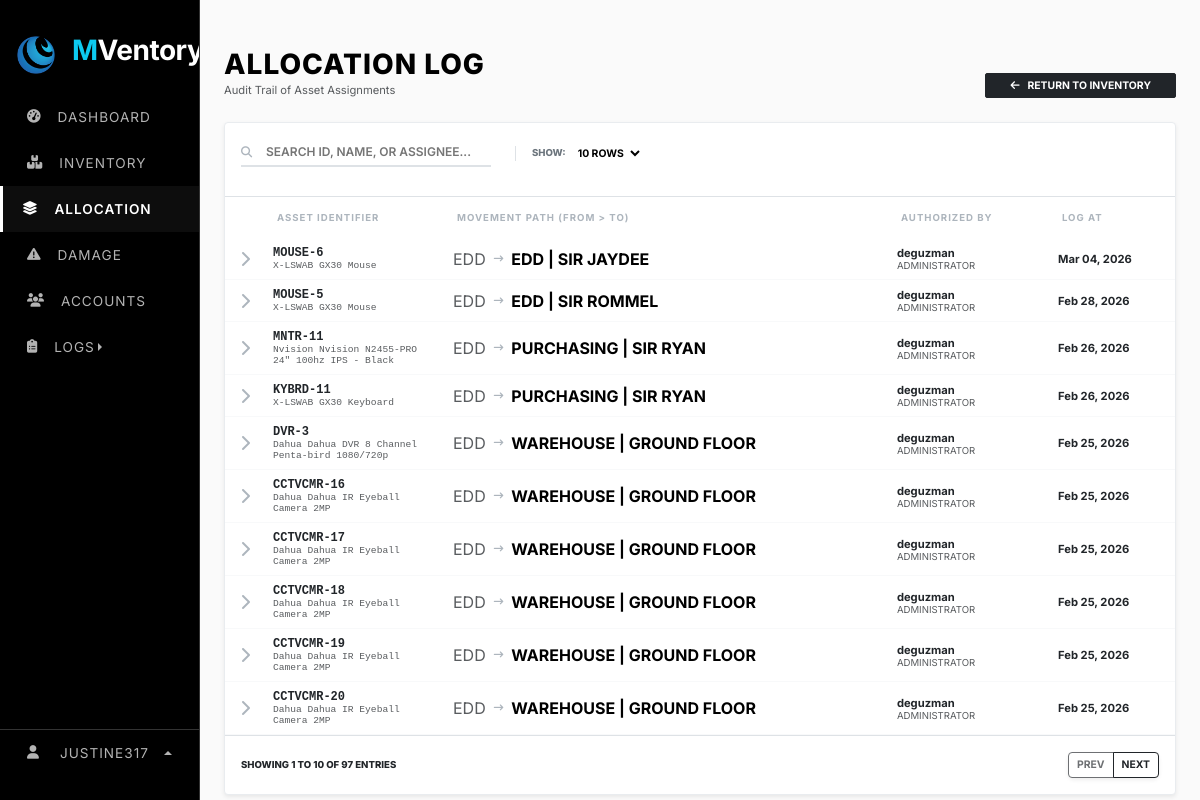
Page /web_content/allocation.php (signed in) on the committed database.
### tables this page shows
CREATE TABLE `system_settings` (
  `setting_key` varchar(100) NOT NULL,
  `setting_value` varchar(255) NOT NULL,
  `setting_type` enum('string','number','boolean','select') NOT NULL,
  `category` enum('general','inventory','notifications','security') NOT NULL,
  `description` varchar(255) DEFAULT NULL,
  PRIMARY KEY (`setting_key`)
);

CREATE TABLE `allocation_log` (
  `id` int(11) NOT NULL AUTO_INCREMENT,
  `asset_id` int(11) NOT NULL,
  `previous_assignee` varchar(255) DEFAULT NULL,
  `new_assignee` varchar(255) DEFAULT NULL,
  `allocated_by` varchar(255) DEFAULT NULL,
  `allocation_date` date DEFAULT NULL,
  `created_at` timestamp NOT NULL DEFAULT current_timestamp(),
  PRIMARY KEY (`id`),
  KEY `asset_id` (`asset_id`),
  CONSTRAINT `allocation_log_ibfk_1` FOREIGN KEY (`asset_id`) REFERENCES `assets` (`id`) ON DELETE CASCADE
);

CREATE TABLE `assets` (
  `id` int(11) NOT NULL AUTO_INCREMENT,
  `asset_id` varchar(50) DEFAULT NULL,
  `category_id` int(11) DEFAULT NULL,
  `item_name` varchar(255) NOT NULL,
  `brand` varchar(100) DEFAULT NULL,
  `model` varchar(100) DEFAULT NULL,
  `serial_number` varchar(100) DEFAULT NULL,
  `specs` text DEFAULT NULL,
  `quantity` int(11) DEFAULT 1,
  `assigned_to` varchar(255) DEFAULT NULL,
  `status` varchar(50) DEFAULT 'In Stock',
  `condition_status` varchar(50) DEFAULT NULL,
  `purchase_date` date DEFAULT NULL,
  `arrival_date` date DEFAULT NULL,
  `cost` decimal(10,2) DEFAULT NULL,
  `warranty_cost` decimal(10,2) DEFAULT NULL,
  `remarks` text DEFAULT NULL,
  `created_at` timestamp NOT NULL DEFAULT current_timestamp(),
  PRIMARY KEY (`id`),
  UNIQUE KEY `asset_id` (`asset_id`),
  KEY `fk_category` (`category_id`),
  CONSTRAINT `fk_category` FOREIGN KEY (`category_id`) REFERENCES `categories` (`category_id`) ON DELETE SET NULL
);

### fetch/fetch_allocation.php (called while the page is built, shortened)
<?php
    $search = isset($_GET['search']) ? mysqli_real_escape_string($conn, $_GET['search']) : '';
    $limit = isset($_GET['limit']) ? (int)$_GET['limit'] : 10;
    $page = isset($_GET['page']) ? (int)$_GET['page'] : 1;
    $start = ($page - 1) * $limit;
    $total_query = "SELECT COUNT(*) as total
                    FROM allocation_log al
                    LEFT JOIN assets a ON al.asset_id = a.id
                    WHERE a.asset_id LIKE '%$search%'
                       OR a.item_name LIKE '%$search%'
                       OR a.serial_number LIKE '%$search%'
                       OR al.new_assignee LIKE '%$search%'
                       OR al.previous_assignee LIKE '%$search%'";
    $total_res = mysqli_query($conn, $total_query);
    $total_rows = mysqli_fetch_assoc($total_res)['total'];
    $total_pages = ceil($total_rows / $limit);
?>

### web_content/allocation.php (the view, shortened to what this page needs)
<?php
    require_once "../render/connection.php";
    include "../src/cdn/cdn_links.php";
    include "../fetch/fetch_allocation.php";
?>
<!DOCTYPE html>
<html lang="en">
    <head>
        <link rel="stylesheet" href="../src/style/main_style.css">
    </head>
    <body>
        <div class="row g-0">
            <div class="col-lg-2">
                <?php include "../nav/sidebar_nav.php"; ?>
            </div>
            <div class="col">
                <div class="container-fluid px-4 mt-5">
                    <div class="main-registry-container">
                        <div class="d-flex justify-content-between align-items-end mb-4">
                            <div>
                                <h3 class="section-title mb-0">Allocation Log</h3>
                                <p class="text-muted small mb-0">Audit Trail of Asset Assignments</p>
                            </div>
                            <a href="inventory.php" class="btn btn-dark btn-sm fw-bold px-4" style="font-size: 0.65rem; border-radius: 2px;">
                                <i class="fa-solid fa-arrow-left me-2"></i>RETURN TO INVENTORY
                            </a>
                        </div>
                        <div class="card edd-card shadow-sm">
                            <div class="card-header bg-white p-3 border-bottom">
                                <form method="GET" class="d-flex justify-content-between align-items-center">
                                    <div class="d-flex gap-4 align-items-center">
                                        <div class="position-relative">
                                            <i class="fa-solid fa-magnifying-glass position-absolute" style="left:0; top:8px; color:#adb5bd; font-size:0.7rem;"></i>
                                            <input type="text" name="search" class="edd-input-minimal" placeholder="SEARCH ID, NAME, OR ASSIGNEE..." value="<?= htmlspecialchars($search) ?>">
                                        </div>
                                        <div class="d-flex gap-2 align-items-center border-start ps-3">
                                            <span class="detail-label mb-0">Show:</span>
                                            <select name="limit" class="border-0 fw-bold text-uppercase" style="font-size: 0.65rem; cursor: pointer; background: transparent;" onchange="this.form.submit()">
                                                <option value="10" <?= $limit == 10 ? 'selected' : '' ?>>10 Rows</option>
                                            </select>
                                        </div>
                                    </div>
                                </form>
                            </div>
                            <div class="table-responsive">
                                <table class="table mb-0 align-middle">
                                    <thead>
                                        <tr>
                                            <th width="40"></th>
                                            <th width="180">Asset Identifier</th>
                                            <th>Movement Path (From > To)</th>
                                            <th>Authorized By</th>
                                            <th>Log At</th>
                                        </tr>
                                    </thead>
                                    <tbody>
                                        <?php
                                        $sql = "SELECT al.*, a.item_name, a.brand, a.model, a.asset_id as asset_tag
                                                FROM allocation_log al
                                                LEFT JOIN assets a ON al.asset_id = a.id
                                                WHERE a.asset_id LIKE '%$search%'
                                                   OR a.item_name LIKE '%$search%'
                                                   OR a.serial_number LIKE '%$search%'
                                                   OR al.new_assignee LIKE '%$search%'
                                                   OR al.previous_assignee LIKE '%$search%'
                                                ORDER BY al.allocation_date DESC
                                                LIMIT $start, $limit";
                                        $result = mysqli_query($conn, $sql);
                                        if(mysqli_num_rows($result) > 0):
                                            while($row = mysqli_fetch_assoc($result)):
                                                $drawer_id = "log_drawer_" . $row['id'];
                                        ?>
                                            <tr class="log-row" data-bs-toggle="collapse" data-bs-target="#<?= $drawer_id ?>">
                                                <td class="text-center">
                                                    <i class="fa-solid fa-chevron-right btn-expand"></i>
                                                </td>
                                                <td class="asset-id-cell">
                                                    <span class="d-block text-dark"><?= htmlspecialchars($row['asset_tag'] ?? 'N/A') ?></span>
                                                    <small class="text-muted fw-normal" style="font-size: 0.6rem;">
                                                        <?= htmlspecialchars($row['brand'] . ' ' . $row['item_name']) ?>
                                                    </small>
                                                </td>
                                                <td>
                                                    <div class="d-flex align-items-center gap-2">
                                                        <span class="text-muted"><?= htmlspecialchars($row['previous_assignee']) ?></span>
                                                        <i class="fa-solid fa-arrow-right-long" style="font-size: 0.6rem; color: #adb5bd;"></i>
                                                        <span class="fw-bold text-uppercase"><?= htmlspecialchars($row['new_assignee']) ?></span>
                                                    </div>
                                                </td>
                                                <td>
                                                    <div class="fw-bold text-dark" style="font-size: 0.7rem;"><?= htmlspecialchars($row['allocated_by']) ?></div>
                                                    <div class="text-muted" style="font-size: 0.6rem;">ADMINISTRATOR</div>
                                                </td>
                                                <td class="text-muted" style="font-size: 0.7rem;">
                                                    <span class="text-dark fw-bold"><?= date('M d, Y', strtotime($row['allocation_date'])) ?></span><br>
                                                </td>
                                            </tr>
                                        <?php endwhile; else: ?>
                                            <tr><td colspan="6" class="text-center py-5 text-muted fw-bold">NO RECORDS MATCHING "<?= htmlspecialchars($search) ?>"</td></tr>
                                        <?php endif; ?>
                                    </tbody>
                                </table>
                            </div>
                            <div class="card-footer bg-white py-3 border-top">
                                <div class="d-flex justify-content-between align-items-center">
                                    <span class="detail-label mb-0" style="color: #212529;">
                                        Showing <?= ($start + 1) ?> to <?= min($start + $limit, $total_rows) ?> of <?= $total_rows ?> entries
                                    </span>
                                    <div class="btn-group shadow-sm">
                                        <a href="?page=<?= max(1, $page-1) ?>&search=<?= $search ?>&limit=<?= $limit ?>"
                                        class="btn btn-outline-dark btn-sm fw-bold <?= ($page <= 1) ? 'disabled' : '' ?>" style="font-size: 0.65rem;">PREV</a>
                                        <a href="?page=<?= min($total_pages, $page+1) ?>&search=<?= $search ?>&limit=<?= $limit ?>"
                                        class="btn btn-outline-dark btn-sm fw-bold <?= ($page >= $total_pages) ? 'disabled' : '' ?>" style="font-size: 0.65rem;">NEXT</a>
                                    </div>
                                </div>
                            </div>
                        </div>
                    </div>
                </div>
            </div>
        </div>
    </body>
</html>

### nav/sidebar_nav.php (shortened to what this page needs)
<?php
$current_page = basename($_SERVER['PHP_SELF']);
$app_name = "SELECT setting_value FROM system_settings WHERE setting_key = 'app_name'";
$result = $conn->query($app_name);
if ($result && $result->num_rows > 0) {
    $row = $result->fetch_assoc();
    $app_name_value = $row['setting_value'];
} else {
    $app_name_value = "MVentory";
}
$words = explode(" ", $app_name_value);
if (count($words) > 1) {
    $first_part = '<span class="text-info">' . htmlspecialchars($words[0]) . '</span>';
    array_shift($words);
    $second_part = htmlspecialchars(implode("", $words));
    $display_name = $first_part . $second_part;
} else {
    $display_name = htmlspecialchars($app_name_value);
}
$app_logo = "SELECT setting_value FROM system_settings WHERE setting_key = 'app_logo'";
$result_logo = $conn->query($app_logo);
if ($result_logo && $result_logo->num_rows > 0) {
    $row_logo = $result_logo->fetch_assoc();
    $app_logo_value = $row_logo['setting_value'];
} else {
    $app_logo_value = "default_logo.png";
}
?>
<link rel="stylesheet" href="../src/style/navbar_style.css">
<div class="sidebar-stark" id="sidebar">
    <div class="sidebar-header">
        <img src="../src/image/logo/<?php echo $app_logo_value; ?>" width="40" alt="Logo">
        <h3 class="ms-3 fw-bold text-white logo-text"><?php echo $display_name; ?></h3>
    </div>
    <ul class="nav flex-column mt-2">
        <li class="nav-item">
            <a class="nav-link <?php echo ($current_page == 'dashboard.php') ? 'active' : ''; ?>" href="dashboard.php">
                <i class="fa-solid fa-gauge-high"></i>
                <span class="ms-3 link-text">Dashboard</span>
            </a>
        </li>
        <li class="nav-item">
            <a class="nav-link <?php echo ($current_page == 'inventory.php') ? 'active' : ''; ?>" href="inventory.php">
                <i class="fa-solid fa-boxes-stacked"></i>
                <span class="ms-3 link-text">Inventory</span>
            </a>
        </li>
        <li class="nav-item">
            <a class="nav-link <?php echo ($current_page == 'allocation.php') ? 'active' : ''; ?>" href="allocation.php">
                <i class="fa-solid fa-layer-group"></i>
                <span class="ms-3 link-text">Allocation</span>
            </a>
        </li>
        <li class="nav-item">
            <a class="nav-link text-danger <?php echo ($current_page == 'damage.php') ? 'active-danger' : ''; ?>" href="damage.php">
                <i class="fa-solid fa-triangle-exclamation"></i>
                <span class="ms-3 link-text">Damage</span>
            </a>
        </li>
        <li class="nav-item">
            <a class="nav-link <?php echo ($current_page == 'accounts.php') ? 'active' : ''; ?>" href="accounts.php">
                <i class="fa-solid fa-users"></i>
                <span class="ms-3 link-text">Accounts</span>
            </a>
        </li>
        <li class="nav-item dropend">
            <a class="nav-link dropdown-toggle" data-bs-toggle="dropdown">
                <i class="fa-solid fa-clipboard-list"></i>
                <span class="ms-3 link-text">Logs</span>
            </a>
        </li>
    </ul>
    <div class="sidebar-footer dropup">
        <a class="nav-link profile-btn dropdown-toggle" data-bs-toggle="dropdown">
            <i class="fa-solid fa-user"></i>
            <span class="link-text ms-2"><?php echo htmlspecialchars($_SESSION['username']); ?></span>
        </a>
    </div>
</div>

### rows in the picture
system_settings: setting_value (picture)
system_settings: setting_value "M"
allocation_log: asset.asset_id "MOUSE-6", asset.item_name "X-LSWAB GX30 Mouse", previous_assignee "EDD", new_assignee "EDD | SIR JAYDEE", allocated_by "deguzman", allocation_date "Mar 04, 2026"
allocation_log: asset.asset_id "MOUSE-5", asset.item_name "X-LSWAB GX30 Mouse", previous_assignee "EDD", new_assignee "EDD | SIR ROMMEL", allocated_by "deguzman", allocation_date "Feb 28, 2026"
allocation_log: asset.asset_id "MNTR-11", asset.item_name "Nvision Nvision N2455-PRO 24\" 100hz IPS - Black", previous_assignee "EDD", new_assignee "PURCHASING | SIR RYAN", allocated_by "deguzman", allocation_date "Feb 26, 2026"
allocation_log: asset.asset_id "KYBRD-11", asset.item_name "X-LSWAB GX30 Keyboard", previous_assignee "EDD", new_assignee "PURCHASING | SIR RYAN", allocated_by "deguzman", allocation_date "Feb 26, 2026"
allocation_log: asset.asset_id "DVR-3", asset.item_name "Dahua Dahua DVR 8 Channel Penta-bird 1080/720p", previous_assignee "EDD", new_assignee "WAREHOUSE | GROUND FLOOR", allocated_by "deguzman", allocation_date "Feb 25, 2026"
allocation_log: asset.asset_id "CCTVCMR-16", asset.item_name "Dahua Dahua IR Eyeball Camera 2MP", previous_assignee "EDD", new_assignee "WAREHOUSE | GROUND FLOOR", allocated_by "deguzman", allocation_date "Feb 25, 2026"
allocation_log: asset.asset_id "CCTVCMR-17", asset.item_name "Dahua Dahua IR Eyeball Camera 2MP", previous_assignee "EDD", new_assignee "WAREHOUSE | GROUND FLOOR", allocated_by "deguzman", allocation_date "Feb 25, 2026"
allocation_log: asset.asset_id "CCTVCMR-18", asset.item_name "Dahua Dahua IR Eyeball Camera 2MP", previous_assignee "EDD", new_assignee "WAREHOUSE | GROUND FLOOR", allocated_by "deguzman", allocation_date "Feb 25, 2026"
allocation_log: asset.asset_id "CCTVCMR-19", asset.item_name "Dahua Dahua IR Eyeball Camera 2MP", previous_assignee "EDD", new_assignee "WAREHOUSE | GROUND FLOOR", allocated_by "deguzman", allocation_date "Feb 25, 2026"
allocation_log: asset.asset_id "CCTVCMR-20", asset.item_name "Dahua Dahua IR Eyeball Camera 2MP", previous_assignee "EDD", new_assignee "WAREHOUSE | GROUND FLOOR", allocated_by "deguzman", allocation_date "Feb 25, 2026"

### other values in the picture
$_SESSION['username'] "JUSTINE317"
$start + 1 "1"
min($start + $limit, $total_rows) "10"
$total_rows "97"
